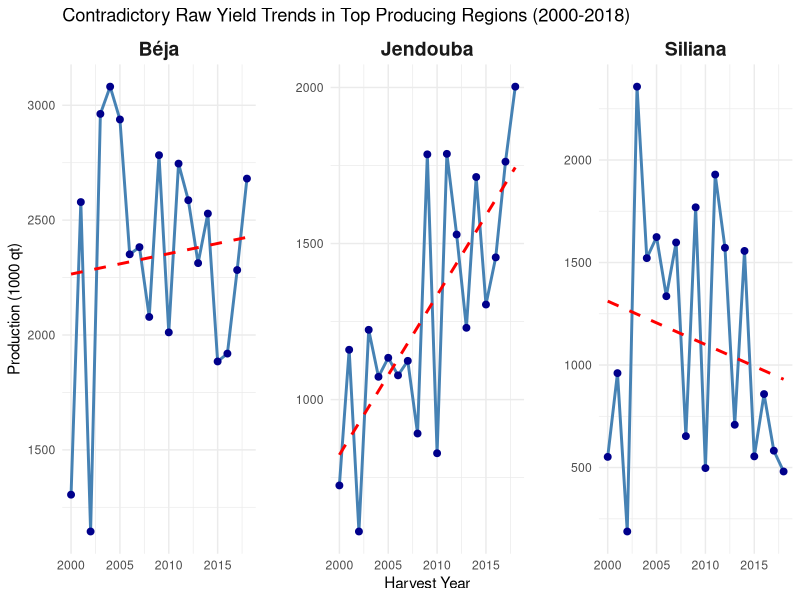

Here is the R script that generated this plot:
library(dplyr)
library(ggplot2)

df <- read.csv("model_table.csv")

# Isolate the top 3 governorates by median production
top_3_govs <- c("Béja", "Jendouba", "Siliana")
df_top <- df %>% filter(governorate %in% top_3_govs)

# Generate a 3-panel side-by-side chart (facet_wrap)
ggplot(df_top, aes(x = harvest_year, y = production_1000_qt, fill = governorate)) +
  geom_line(color = "steelblue", linewidth = 1) +
  geom_point(color = "darkblue", size = 2) +
  # Add the OLS trendline to each specific governorate
  geom_smooth(method = "lm", se = FALSE, color = "red", linetype = "dashed", linewidth = 1) +
  facet_wrap(~governorate, ncol = 3, scales = "free_y") +
  theme_minimal() +
  labs(
    title = "Contradictory Raw Yield Trends in Top Producing Regions (2000-2018)",
    x = "Harvest Year",
    y = "Production (1000 qt)"
  ) +
  theme(
    legend.position = "none",
    strip.text = element_text(size = 14, face = "bold"),
    panel.spacing = unit(2, "lines")
  )
